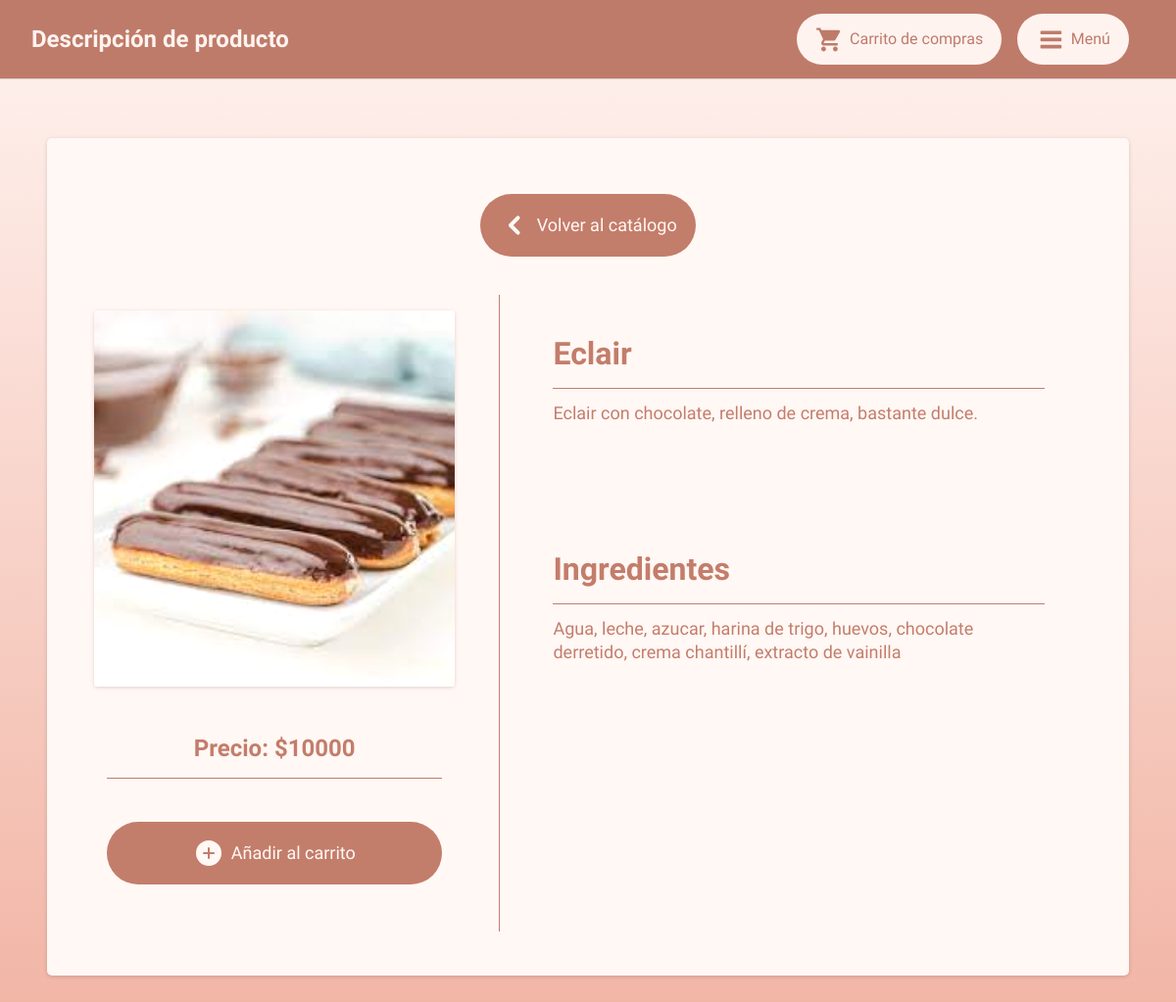
Page /viewproduct.php?id=7&isAdded=na&sc=0 on the committed database.
### tables this page shows
CREATE TABLE `productdata` (
  `product_id` int(11) NOT NULL,
  `product_name` varchar(50) NOT NULL,
  `product_desc` varchar(100) NOT NULL,
  `product_uniprice` int(20) NOT NULL,
  `product_ingredients` varchar(200) NOT NULL,
  `product_category` varchar(50) NOT NULL,
  `product_image` varchar(50) NOT NULL
);

### common/productinfo.php (the view, shortened to what this page needs)
<?php
if (isset($_GET["id"])) {
    $getid = $_GET["id"];
    prodinfo($conn, $getid);
}
function checkProd($conn)
{
    $sql = "SELECT * FROM scdata WHERE user_mail = '" . $_SESSION["user_mail"] . "' AND user_product = '" . $_SESSION["session_curProductId"] . "'";
    $result = $conn->query($sql);
    if ($result->num_rows > 0) {
        $x = "<script>document.write(minusb);</script><p>Quitar del carrito</p>";
        return $x;
    } else {
        $x = "<script>document.write(plusb);</script><p>Añadir al carrito</p>";
        return $x;
    }
}
function checkOrigin($conn)
{
    if (isset($_GET["sc"])) {
        $sc = $_GET["sc"];
        if ($sc == "0") {
            $x = "
                <a href='catalogue.php?filter=0'>
                    <div class='icontext'>
                        <script>
                            document.write(leftb);
                        </script>
                        <p>Volver al catálogo</p>
                    </div>
                </a>
                    ";
            return $x;
        } else if ($sc == "1") {
            $x = "
                <a href='shopcart.php'>
                    <div class='icontext'>
                        <script>
                            document.write(leftb);
                        </script>
                        <p>Volver a tu carrito</p>
                    </div>
                </a>
                ";
            return $x;
        }
    } else {
        echo "<script>console.log('can't get id[sc]')</script>";
    }
}
function prodinfo($conn, $getid)
{
    $sql = "SELECT * FROM productdata WHERE product_id='$getid'";
    $result = $conn->query($sql);
    showProduct($result, $conn);
}
function showProduct($result, $conn)
{
    if ($result->num_rows > 0) {
        $row = $result->fetch_assoc();
        $product_id = $row["product_id"];
        $product_name = $row["product_name"];
        $product_desc = $row["product_desc"];
        $product_uniprice = $row["product_uniprice"];
        $product_ingredients = $row["product_ingredients"];
        $product_image = $row["product_image"];
        $buttonDisplay = checkProd($conn);
        $backType = checkOrigin($conn);
        echo "
            $backType
            <div class='catalog-container'>
                <div class='catalog-leftdetails'>
                    <img src='files/products/" . $product_image . "' type='viewproduct'>
                    <h2 style='text-align:center' t='bb'>Precio: $" . $product_uniprice . "</h2>
                    <a href='common/addproduct.php?id=" . $product_id . "'>
                        <div class='icontext'>
                            " . $buttonDisplay . "
                        </div>
                    </a>
                </div>
                <div class='catalog-rightdetails'>
                    <div style='margin-bottom: 8rem;'>
                        <h1 t='bb'>" . $product_name . "</h1>
                        <p>" . $product_desc . "</p>
                    </div>
                    <div>
                        <h1 t='bb'>Ingredientes</h1>
                        <p>" . $product_ingredients . "</p>
                    </div>
                </div>
            </div>
        ";
    }
}

### style.css (style rules this page uses)
:root { --co1: #F5EEE6; --co2: #FFF8E3; --co3: #F3D7CA; --co4: #dd8097; --co5: #E1F0DA; --co6: #ACFADF; --co7: #94ADD7; --co8: #7C73C0; --co4u: #a05467; --co4b: #bd6c80; --co4ba: rgb(189, 108, 128, 70%); --lightshadow: rgba(0, 0, 0, 0.24) 0px 3px 8px; --lightshadow2: rgba(0, 0, 0, 0.24) 0px 6px 11px; --shadow2: rgba(100, 100, 111, 0.2) 0px 7px 29px 0px; --brdshdw1: rgba(0, 0, 0, 0.16) 0px 1px 4px; --brdshdw2: rgba(0, 0, 0, 0.02) 0px 1px 3px 0px, rgba(27, 31, 35, 0.15) 0px 0px 0px 1px; --border01: 2px solid var(--co4); -webkit-user-drag: none; }
* { font-family: "Grandstander"; color: var(--co1); min-width: 0; user-select: none; }
a { cursor: pointer; text-decoration: none; font-weight: bold; }
body { background: linear-gradient(180deg, var(--co1) 0%, var(--co3)); margin: 0; color: var(--co8); }
img[type="viewproduct"] { margin: 0; margin-bottom: 2rem; width: 100%; height: 24rem; object-fit: cover; border-radius: 0.2rem; box-shadow: var(--brdshdw1); }
.catalog-container { display: flex; flex-direction: row; align-items: center; justify-content: space-evenly; width: 100%; max-width: 100%; flex-wrap: wrap; }
.catalog-leftdetails { left: 0; width: 40%; padding: 1rem; padding-right: 2.8rem !important; border-right: 0.1rem var(--co4) solid; overflow: hidden; margin: 0 !important; }
.catalog-leftdetails .icontext, .bodybg .icontext { height: 3rem; background-color: var(--co4) !important; justify-content: center; }
.catalog-leftdetails .icontext *, .bodybg .icontext * { color: var(--co1) !important; }
.catalog-rightdetails { right: 0; width: 60%; padding: 1rem; }
h1[t="bb"], h2[t="bb"], h3[t="bb"], h4[t="bb"], h5[t="bb"], h6[t="bb"] { padding-bottom: 1rem; border-bottom: 1px var(--co4) solid; }
.catalog-container:has(.catalog-leftdetails) { flex-wrap: nowrap; justify-content: flex-start; align-items: flex-start; }
.bodybg p { font-size: 18px; line-height: 1.5rem; color: var(--co4u); }
.icontext { display: flex; flex-direction: row; justify-content: space-evenly; align-items: center; background-color: var(--co1); padding: 0.5rem 1rem; border-radius: 5rem; transition: all 0.1s; }
.icontext * { margin: 0.2rem !important; color: var(--co4) !important; }
.icontext p { font-weight: lighter; }
.undernav * { color: var(--co4); margin: 0.8rem; }
.innerbody h1, h2, h3, h4, h5, h6 { color: var(--co1); }

### rows in the picture
productdata: product_image (picture), product_uniprice "10000", product_name "Eclair", product_desc "Eclair con chocolate, relleno de crema, bastante dulce.", product_ingredients "Agua, leche, azucar, harina de trigo, huevos, chocolate derretido, crema chantillí, extracto de vainilla"

### other values in the picture
$pagename "Descripción de producto"
